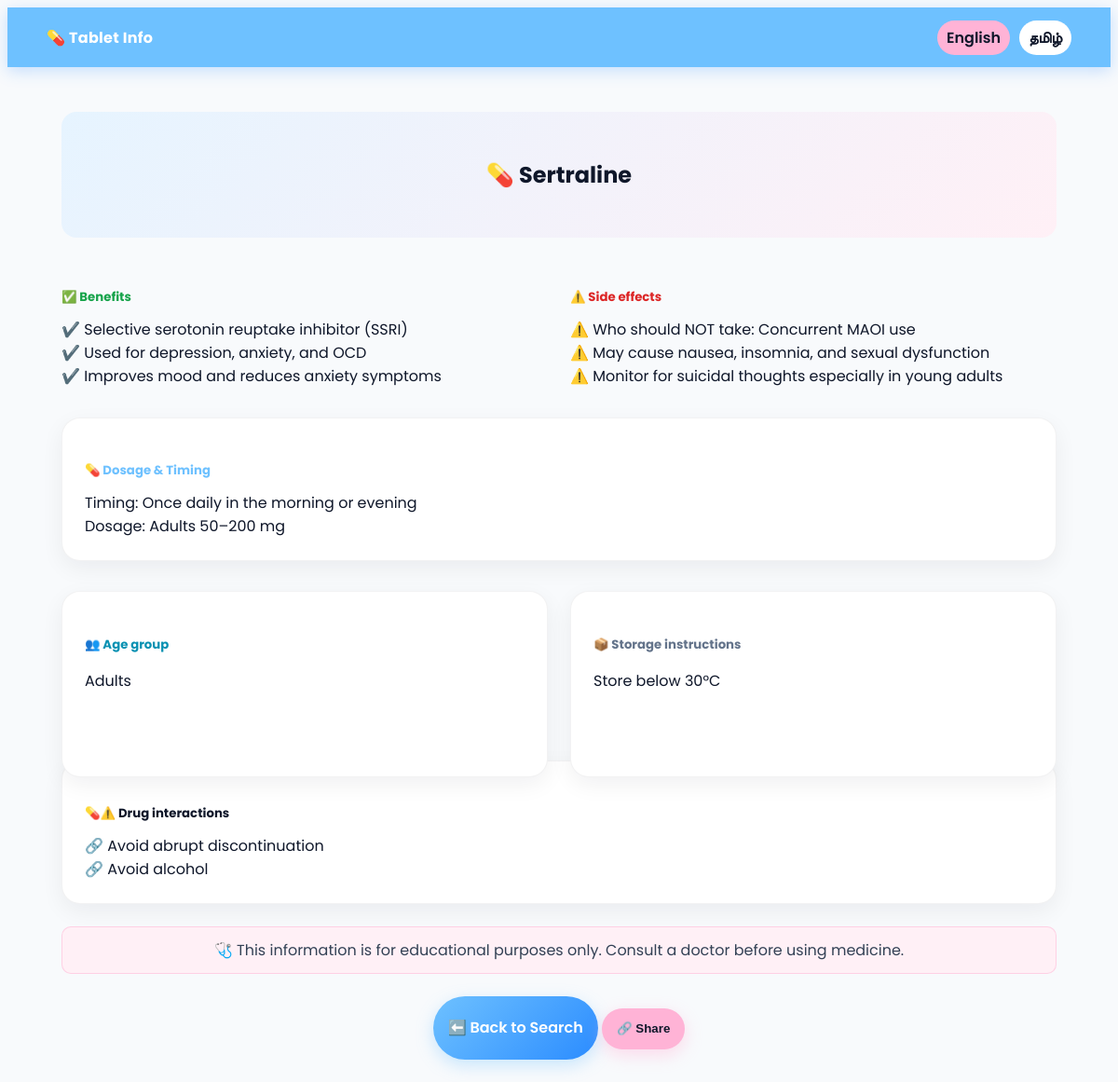
/en/tablet/Sertraline/, run on the app's committed database.
### tablet_dis/models.py (models this page shows, shortened)
class Tablet(models.Model):
    name_en = models.CharField(max_length=200)
    name_ta = models.CharField(max_length=200, blank=True, null=True)
    advantages_en = models.TextField(blank=True, null=True)
    advantages_ta = models.TextField(blank=True, null=True)
    disadvantages_en = models.TextField(blank=True, null=True)
    disadvantages_ta = models.TextField(blank=True, null=True)
    dosage_timing_en = models.TextField(blank=True, null=True)
    dosage_timing_ta = models.TextField(blank=True, null=True)
    age_group_en = models.CharField(max_length=200, blank=True, null=True)
    age_group_ta = models.CharField(max_length=200, blank=True, null=True)
    storage_en = models.TextField(blank=True, null=True)
    storage_ta = models.TextField(blank=True, null=True)
    interactions_en = models.TextField(blank=True, null=True)
    interactions_ta = models.TextField(blank=True, null=True)
    created_at = models.DateTimeField(auto_now_add=True)
    updated_at = models.DateTimeField(auto_now=True)
    def get_localized(self, field_base, lang="en"):
        primary = getattr(self, f"{field_base}_{lang}", None)
        if primary and str(primary).strip():
            return primary
        other = "ta" if lang == "en" else "en"
        fallback = getattr(self, f"{field_base}_{other}", None)
        return fallback if fallback and str(fallback).strip() else ""

### tablet_dis/views.py (the view, shortened to what this page needs)
# urls.py: path('tablet/<str:name>/', views.tablet_detail, name='tablet_detail'), # after user typing the tablet name and click search go to the tablet_detail.html
def tablet_detail(request, name):
    lang = get_language()
    if lang == "en" and is_tamil_text(name):
        lang = "ta"
    texts = _ui_texts(lang)
    check = check_search_input(name)
    search_name = check.normalized
    tablet = get_tablet_from_db(search_name)
    if tablet and _has_content(tablet):
        display_name = (
            tablet.name_ta if lang == "ta" and tablet.name_ta else tablet.name_en
        )
        return render(
            request,
            "tablet_dis/tablet_detail.html",
            {
                "tablet": tablet,
                "texts": texts,
                "display_name": display_name,
                "lang": lang,
            },
        )

### tablet_dis/services/db_service.py (called while the page is built, shortened)
def get_tablet_from_db(name):
    name = (name or "").strip()
    if not name:
        return None
    exact = Tablet.objects.filter(
        Q(name_en__iexact=name) | Q(name_ta__iexact=name)
    ).first()
    if exact:
        return exact

### tablet_dis/tablet_checker.py (called while the page is built)
def _is_tamil_text(text: str) -> bool:
    return bool(_TAMIL_RANGE.search(text))

def normalize_input(raw: str) -> str:
    if not raw:
        return ""
    text = raw.strip()
    text = re.sub(r"[^\w\s\-().\u0B80-\u0BFF]", " ", text, flags=re.UNICODE)
    text = re.sub(r"\s+", " ", text).strip()
    if _is_tamil_text(text):
        return text
    return text.lower()

def _is_digits_only(text: str) -> bool:
    compact = re.sub(r"[\s\-().]", "", text)
    return bool(compact) and compact.isdigit()

def _has_allowed_characters(text: str) -> bool:
    return bool(_ALLOWED_CHARS.match(text))

def _is_keyboard_mash(text: str) -> bool:
    compact = re.sub(r"[\s\-().0-9]", "", text.lower())
    if not compact:
        return False
    if compact in _KEYBOARD_MASH:
        return True
    if len(compact) >= 5 and not re.search(r"[aeiou]", compact):
        if re.fullmatch(r"[a-z]+", compact):
            return True
    return False

def _contains_blocked_word(normalized: str) -> bool:
    if _is_tamil_text(normalized):
        return False
    tokens = normalized.split()
    for token in tokens:
        word = re.sub(r"[^a-z]", "", token.lower())
        if not word or len(word) == 1:
            continue
        if word in _MEDICINE_HINTS:
            continue
        if word in _BLOCKED_WORDS:
            return True
        if word in _KEYBOARD_MASH:
            return True
    return False

def validate_input_format(raw: str) -> CheckResult:
    trimmed = (raw or "").strip()
    if not trimmed:
        return CheckResult(ok=False, message=INVALID_INPUT)
    if not _has_allowed_characters(trimmed):
        return CheckResult(ok=False, message=INVALID_INPUT)
    normalized = normalize_input(trimmed)
    if not normalized:
        return CheckResult(ok=False, message=INVALID_INPUT)
    if _is_digits_only(normalized):
        return CheckResult(ok=False, message=INVALID_INPUT)
    if _is_keyboard_mash(normalized):
        return CheckResult(ok=False, message=INVALID_INPUT)
    if _contains_blocked_word(normalized):
        return CheckResult(ok=False, message=INVALID_INPUT)
    return CheckResult(ok=True, normalized=normalized)

### templates/tablet_dis/tablet_detail.html (shortened to what this page needs)
{% extends 'tablet_dis/base.html' %}
{% load i18n tablet_extras %}
{% block content %}
<div class="container spacer-xl">
  <section class="hero-bg hero" style="margin-bottom:24px;">
    <div class="container" style="text-align:center;">
      <h1 style="margin:0;">💊 {{ display_name }}</h1>
    </div>
  </section>
  <div class="grid-2 spacer-lg">
    <div>
      <h5 style="color: #16a34a; margin-bottom: 12px;">{{ texts.label_benefits }}</h5>
      <ul style="list-style:none; padding:0; margin:0;">
        {% tablet_field tablet "advantages" lang as advantages %}
        {% if advantages %}
          {% for line in advantages.splitlines %}
            {% if line.strip %}<li>✔️ {{ line }}</li>{% endif %}
          {% endfor %}
        {% else %}
          <li>✔️ {{ texts.not_available }}</li>
        {% endif %}
      </ul>
    </div>
    <div>
      <h5 style="color: #dc2626; margin-bottom: 12px;">{{ texts.label_side_effects }}</h5>
      <ul style="list-style:none; padding:0; margin:0;">
        {% tablet_field tablet "disadvantages" lang as disadvantages %}
        {% if disadvantages %}
          {% for line in disadvantages.splitlines %}
            {% if line.strip %}<li>⚠️ {{ line }}</li>{% endif %}
          {% endfor %}
        {% else %}
          <li>⚠️ {{ texts.not_available }}</li>
        {% endif %}
      </ul>
    </div>
  </div>
  <div class="spacer-lg">
    <div class="card-zen" style="padding: 24px;">
        <h5 style="color: var(--color-primary); margin-bottom: 12px;">{{ texts.label_dosage }}</h5>
        {% tablet_field tablet "dosage_timing" lang as dosage_timing %}
        {% if dosage_timing %}
          {% for line in dosage_timing.splitlines %}
            {% if line.strip %}<div>{{ line }}</div>{% endif %}
          {% endfor %}
        {% else %}
          <p>{{ texts.not_available }}</p>
        {% endif %}
      </div>
    </div>
  <div class="grid-2 spacer-lg">
    <div>
      <div class="card-zen" style="padding: 24px; height: 100%;">
        <h5 style="color: #0891b2; margin-bottom: 12px;">{{ texts.label_age_group }}</h5>
        {% tablet_field tablet "age_group" lang as age_group %}
        <p>{{ age_group|default:texts.not_available }}</p>
      </div>
    </div>
    <div>
      <div class="card-zen" style="padding: 24px; height: 100%;">
        <h5 style="color: #64748B; margin-bottom: 12px;">{{ texts.label_storage }}</h5>
        {% tablet_field tablet "storage" lang as storage %}
        <p>{{ storage|default:texts.not_available }}</p>
      </div>
    </div>
  </div>
  <div class="spacer-lg">
    <div class="card-zen" style="padding: 24px;">
      <h5 style="margin-bottom:12px;">{{ texts.label_interactions }}</h5>
              <ul style="list-style:none; padding:0; margin:0;">
                {% tablet_field tablet "interactions" lang as interactions %}
                {% if interactions %}
                  {% for line in interactions.splitlines %}
                    {% if line.strip %}<li>🔗 {{ line }}</li>{% endif %}
                  {% endfor %}
                {% else %}
                  <li>🔗 {{ texts.not_available }}</li>
                {% endif %}
              </ul>
    </div>
  </div>
  <div class="disclaimer" style="text-align:center; margin-top: 24px;">{{ texts.disclaimer }}</div>
  <div style="text-align:center; margin-top: 24px;">
    <a href="{% url 'home' %}" class="btn-zen btn-zen-primary">
      ⬅️ {% trans "Back to Search" %}
    </a>
    <button class="btn-zen btn-zen-accent"
        onclick="shareTablet('{{ display_name }}')">
  🔗 {% trans "Share" %}
    </button>
</div>
{% endblock content %}

### templates/tablet_dis/base.html (shortened to what this page needs)
{% load static i18n %}
{% get_current_language as LANGUAGE_CODE %}
<!DOCTYPE html>
<html lang="{{ LANGUAGE_CODE }}">
<head>
  <link rel="stylesheet" href="{% static 'css/style.css' %}">
</head>
<body>
  <header class="navbar-zen">
    <div class="container bar">
      <a class="nav-brand" href="{% url 'home' %}">💊 Tablet Info</a>
      <nav class="nav-links">
        <a class="lang-pill {% if LANGUAGE_CODE == 'en' %}is-active{% endif %}" href="/en{{ request.get_full_path|slice:'3:' }}">English</a>
        <a class="lang-pill {% if LANGUAGE_CODE == 'ta' %}is-active{% endif %}" href="/ta{{ request.get_full_path|slice:'3:' }}">தமிழ்</a>
      </nav>
    </div>
  </header>
  <main class="container spacer-xl">
    {% block content %}{% endblock content %}
  </main>
</body>
</html>

### static/css/style.css (style rules this page uses)
:root { --color-bg: #F8FAFC; --color-surface: #FFFFFF; --color-ink: #0F172A; --color-muted: #334155; --color-subtle: #64748B; --color-primary-50: #E6F4FF; --color-primary-200: #B3E0FF; --color-primary: #6EC1FF; --color-primary-700: #2B8CFF; --color-accent-50: #FFF0F6; --color-accent-200: #FFD1E8; --color-accent: #FFB3D6; --color-accent-700: #FF4F9A; --radius-lg: 14px; --radius-md: 10px; --radius-sm: 8px; --shadow-soft: 0 8px 24px rgba(15, 23, 42, 0.06); --shadow-hover: 0 12px 32px rgba(15, 23, 42, 0.10); }
body { background: var(--color-bg); color: var(--color-ink); -webkit-font-smoothing: antialiased; -moz-osx-font-smoothing: grayscale; }
.container { max-width: 1100px; margin: 0 auto; padding: 0 16px; }
.spacer-xl { margin-top: 48px; margin-bottom: 24px; }
.spacer-lg { margin-top: 32px; margin-bottom: 16px; }
.navbar-zen { position: sticky; top: 0; z-index: 100; background: var(--color-primary); box-shadow: 0 4px 16px rgba(43,140,255,0.25); }
.navbar-zen .bar { display: flex; align-items: center; justify-content: space-between; height: 64px; }
.nav-brand { display: inline-flex; align-items: center; gap: 10px; color: #fff; font-weight: 700; text-decoration: none; letter-spacing: 0.3px; }
.nav-links { display: flex; align-items: center; gap: 10px; }
.lang-pill { display: inline-flex; align-items: center; padding: 6px 10px; border-radius: 999px; color: var(--color-ink); background: #fff; text-decoration: none; font-weight: 600; }
.lang-pill.is-active { background: var(--color-accent); }
.grid-2 { display: grid; grid-template-columns: 1fr; gap: 16px; }
@media (min-width: 768px) { .grid-2 { grid-template-columns: 1fr 1fr; gap: 24px; } }
.hero-bg { background: linear-gradient(135deg, var(--color-primary-50), var(--color-accent-50)); }
.hero { padding: 50px 0; border-radius: 16px; }
.card-zen { background: var(--color-surface); border: 1px solid rgba(2, 6, 23, 0.05); border-radius: 20px; box-shadow: var(--shadow-soft); }
.btn-zen { display: inline-flex; align-items: center; justify-content: center; gap: 8px; border: 0; padding: 12px 16px; height: 44px; border-radius: 999px; cursor: pointer; transition: transform .15s ease, box-shadow .2s ease, background .2s ease, color .2s ease; text-decoration: none; font-weight: 600; }
.btn-zen-primary { background: linear-gradient(135deg, var(--color-primary) 0%, var(--color-primary-700) 100%); color: #fff; box-shadow: 0 6px 18px rgba(110, 193, 255, 0.35); }
.btn-zen-accent { background: var(--color-accent); color: var(--color-ink); box-shadow: 0 6px 18px rgba(255, 179, 214, 0.45); }
.disclaimer { background: var(--color-accent-50); border: 1px solid rgba(255, 79, 154, 0.2); color: var(--color-muted); padding: 12px 16px; border-radius: var(--radius-md); }

### templates/tablet_dis/base.html (style rules this page uses)
body { font-family: 'Poppins', sans-serif; background: var(--color-bg); min-height: 100vh; }

### data on the page
Tablet: name_en "Sertraline", age_group_en "Adults", storage_en "Store below 30°C"

### other printed values
{{ texts.label_benefits }} "✅ Benefits"
{{ line }} "Selective serotonin reuptake inhibitor (SSRI)" "Used for depression, anxiety, and OCD" "Improves mood and reduces anxiety symptoms"
{{ texts.label_side_effects }} "⚠️ Side effects"
{{ line }} "Who should NOT take: Concurrent MAOI use" "May cause nausea, insomnia, and sexual dysfunction" "Monitor for suicidal thoughts especially in young adults"
{{ texts.label_dosage }} "💊 Dosage & Timing"
{{ line }} "Timing: Once daily in the morning or evening" "Dosage: Adults 50–200 mg"
{{ texts.label_age_group }} "👥 Age group"
{{ texts.label_storage }} "📦 Storage instructions"
{{ texts.label_interactions }} "💊⚠️ Drug interactions"
{{ line }} "Avoid abrupt discontinuation" "Avoid alcohol"
{{ texts.disclaimer }} "🩺 This information is for educational purposes only. Consult a doctor before using medicine."
